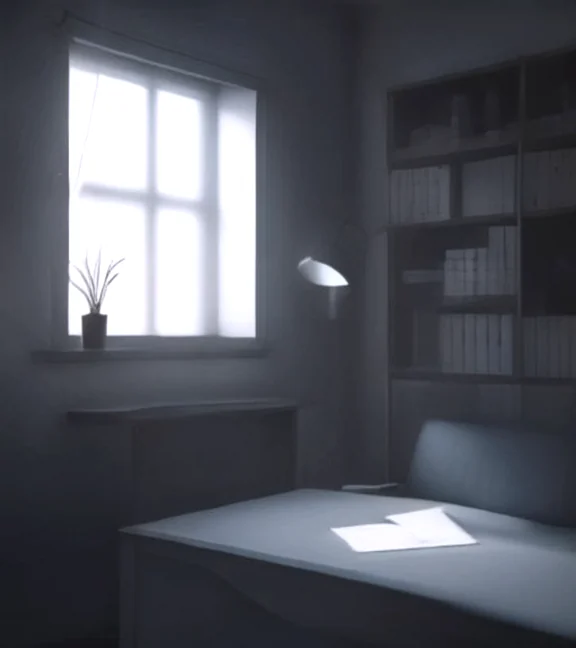
#> input picture assets/base/room-study.webp, 576 x 648 px, found by its file name
$ python make_thumb.py
#> lines starting #> are read from the running program, lines starting #| are printed output that depends on the picture
#!/usr/bin/env python3
"""SPOT THE LIE — C1 thumbnail: DAILY marker must be readable (gate condition).
Also generates the project icon (assets/base/icon.png) from the same layout.
"""
import os

from PIL import Image, ImageDraw, ImageFont

base = "/opt/games/spot-the-lie/assets/base/room-study.webp"


def font(sz):
    for p in ["/usr/share/fonts/truetype/dejavu/DejaVuSans-Bold.ttf",
              "/usr/share/fonts/truetype/liberation/LiberationSans-Bold.ttf"]:
        if os.path.exists(p):
            return ImageFont.truetype(p, sz)
    return ImageFont.load_default()


def make(w, h, title_sz, daily_sz, out):
#> called with w = 576, h = 324, title_sz = 34, daily_sz = 22, out = '/tmp/stl-thumb.png'
    im = Image.open(base).convert("RGB").resize((w, h))
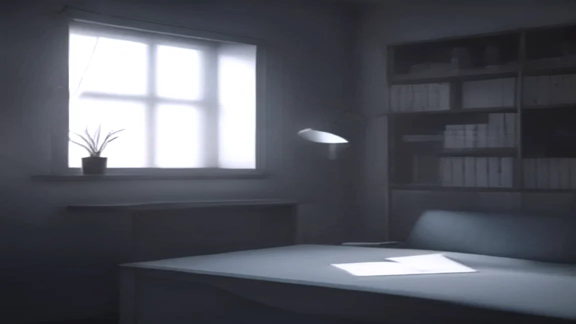
#> im: PIL image 576x324 RGB; mean R, G, B 83.9, 86.7, 95.1
    d = ImageDraw.Draw(im)
    band_y = int(h * 0.78)
    d.rectangle([0, band_y, w, h], fill=(16, 19, 27))
    f_title = font(title_sz)
    f_daily = font(daily_sz)
    d.text((int(w * 0.035), band_y + int(h * 0.02)), "SPOT THE LIE", font=f_title,
           fill=(232, 235, 242))
    # gold DAILY badge
    bw = int(d.textlength("DAILY", font=f_daily)) + 28
#> bw = 98
    bh = daily_sz + 16
    bx, by = w - bw - int(w * 0.03), band_y + int(h * 0.015)
#> bx = 461; by = 256
    d.rounded_rectangle([bx, by, bx + bw, by + bh], 6, fill=(224, 168, 63))
    tw = d.textlength("DAILY", font=f_daily)
#> tw = 70.02
    d.text((bx + (bw - tw) / 2, by + 8), "DAILY", font=f_daily, fill=(20, 22, 30))
    im.save(out)
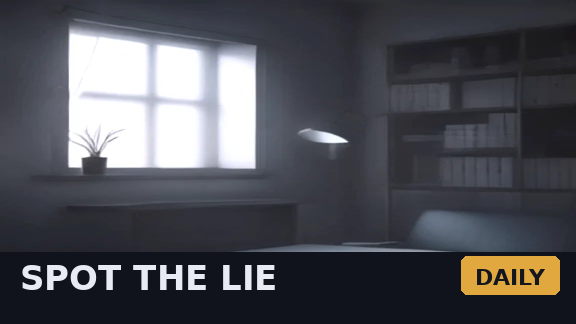
#> saved as stl-thumb.png: PIL image 576x324 RGB; mean R, G, B 78.6, 80, 85.8
    print("wrote", out)


make(576, 324, 34, 22, "/tmp/stl-thumb.png")
make(256, 256, 40, 24, "/opt/games/spot-the-lie/assets/base/icon.png")
#> call 2 of make, with w = 256, h = 256, title_sz = 40, daily_sz = 24
#> in make (call 2), `im = Image.open(base).convert("RGB").resize((w, h))`:
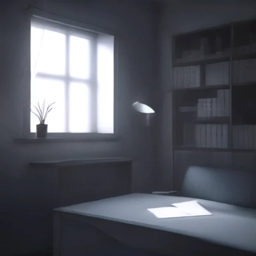
#> im: PIL image 256x256 RGB; mean R, G, B 83.9, 86.7, 95
#> in make (call 2), `bw = int(d.textlength("DAILY", font=f_daily)) + 28`: bw = 104
#> in make (call 2), `bx, by = w - bw - int(w * 0.03), band_y + int(h * 0.015)`: bx = 145; by = 202
#> in make (call 2), `tw = d.textlength("DAILY", font=f_daily)`: tw = 76.38
#> in make (call 2), `im.save(out)`:
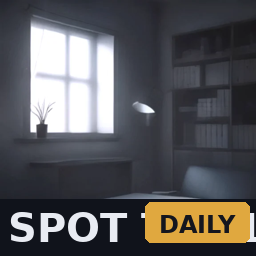
#> saved as icon.png: PIL image 256x256 RGB; mean R, G, B 88.9, 88.1, 89.8

$ run again, with assets/base/market-fish.webp copied over assets/base/room-study.webp
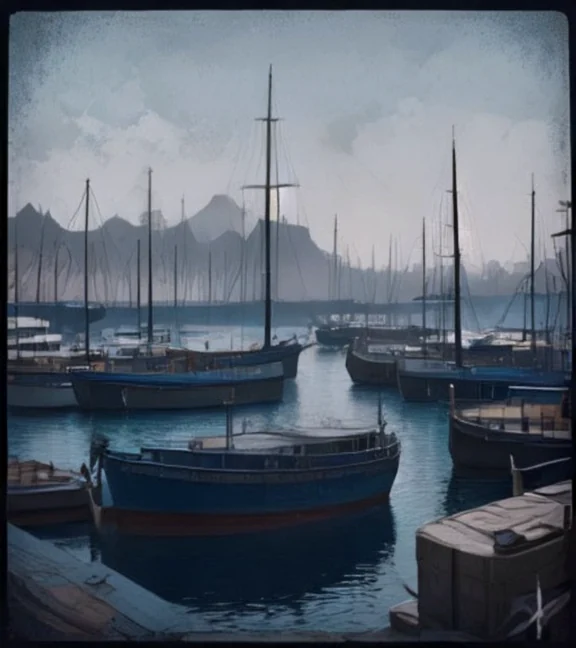
#> input picture assets/base/market-fish.webp, 576 x 648 px, found by its file name
#> in make, `im = Image.open(base).convert("RGB").resize((w, h))`:
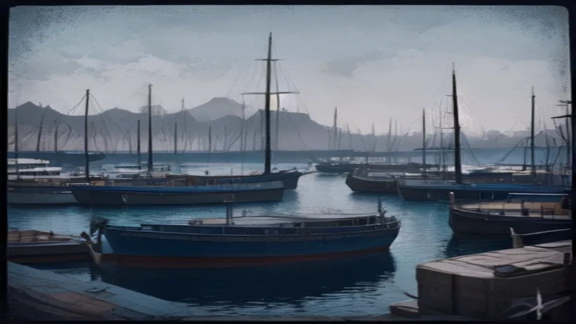
#> im: PIL image 576x324 RGB; mean R, G, B 91.3, 100.6, 112.2
#> bw = 98
#> bx = 461; by = 256
#> tw = 70.02
#> im: PIL image 256x256 RGB
#> bw = 104
#> bx = 145; by = 202
#> tw = 76.38
#> in make (call 2), `im.save(out)`:
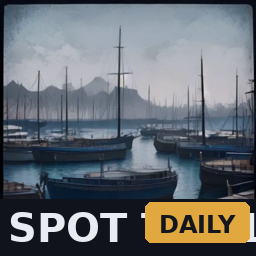
#> saved as icon.png: PIL image 256x256 RGB; mean R, G, B 103.7, 108.7, 113.4

$ run again, with assets/base/market-spice.webp copied over assets/base/room-study.webp
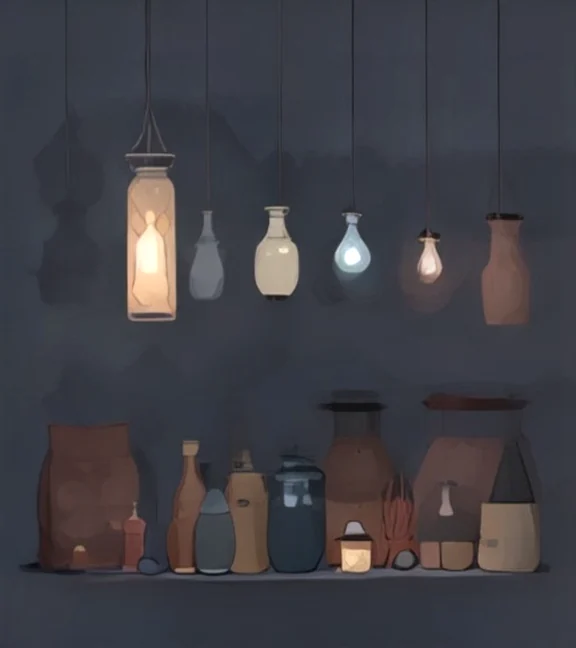
#> input picture assets/base/market-spice.webp, 576 x 648 px, found by its file name
#> in make, `im = Image.open(base).convert("RGB").resize((w, h))`:
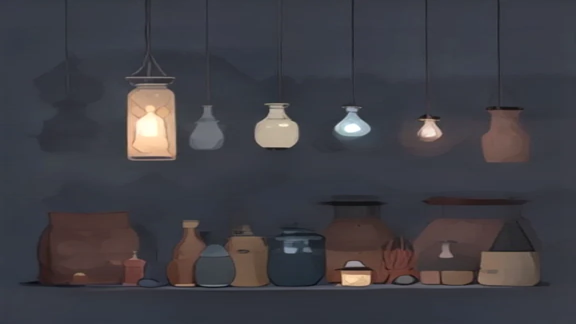
#> im: PIL image 576x324 RGB; mean R, G, B 64.1, 63.1, 69.4
#> bw = 98
#> bx = 461; by = 256
#> tw = 70.02
#> im: PIL image 256x256 RGB
#> bw = 104
#> bx = 145; by = 202
#> tw = 76.38
#> in make (call 2), `im.save(out)`:
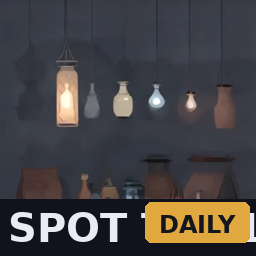
#> saved as icon.png: PIL image 256x256 RGB; mean R, G, B 70.6, 68, 69

$ run again, with assets/base/market-street.webp copied over assets/base/room-study.webp
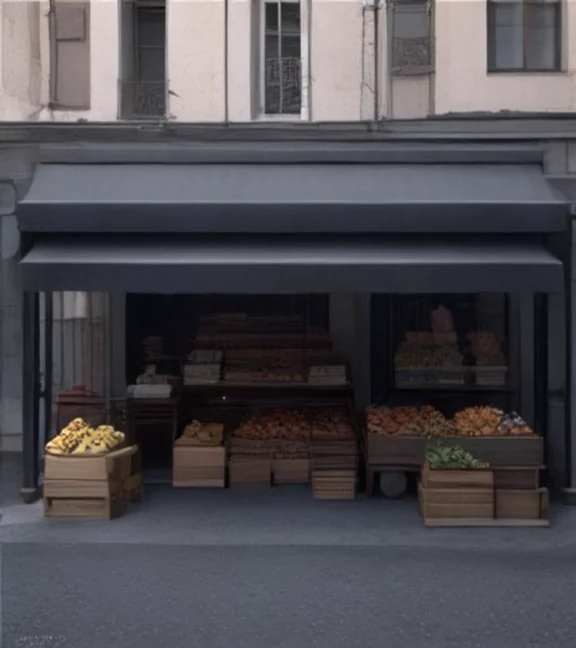
#> input picture assets/base/market-street.webp, 576 x 648 px, found by its file name
#> in make, `im = Image.open(base).convert("RGB").resize((w, h))`:
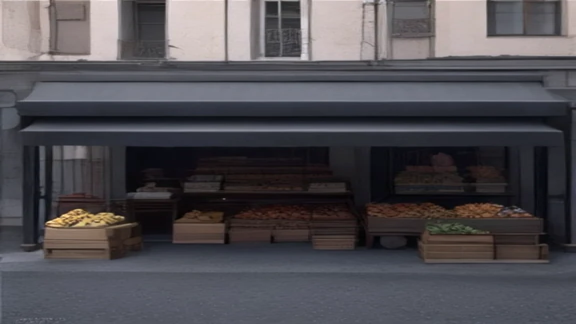
#> im: PIL image 576x324 RGB; mean R, G, B 79.3, 76.9, 81.7
#> bw = 98
#> bx = 461; by = 256
#> tw = 70.02
#> im: PIL image 256x256 RGB
#> bw = 104
#> bx = 145; by = 202
#> tw = 76.38
#> in make (call 2), `im.save(out)`:
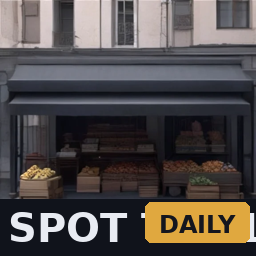
#> saved as icon.png: PIL image 256x256 RGB; mean R, G, B 82, 76.5, 74.7
